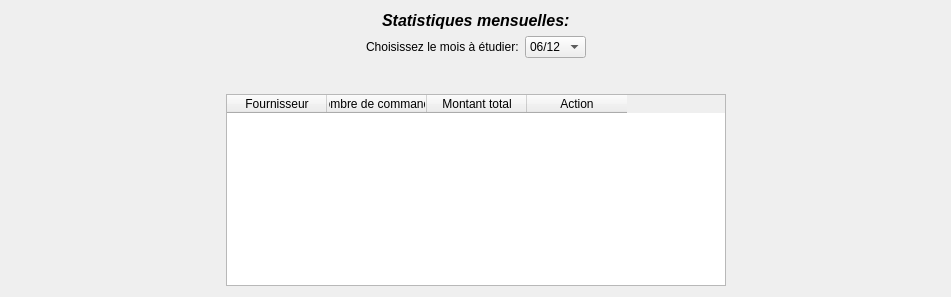
      <widget class="QWidget" name="page_Appli">
       <layout class="QGridLayout" name="gridLayout_8">
        <item row="2" column="1" rowspan="2">
         <widget class="QTableWidget" name="tableWidgetStat">
          <property name="minimumSize">
           <size>
            <width>500</width>
            <height>160</height>
           </size>
          </property>
          <property name="autoFillBackground">
           <bool>true</bool>
          </property>
          <property name="styleSheet">
           <string notr="true">QTableWidget { alignment: center;}</string>
          </property>
          <property name="alternatingRowColors">
           <bool>true</bool>
          </property>
          <property name="selectionBehavior">
           <enum>QAbstractItemView::SelectRows</enum>
          </property>
          <property name="showGrid">
           <bool>false</bool>
          </property>
          <property name="gridStyle">
           <enum>Qt::SolidLine</enum>
          </property>
          <property name="wordWrap">
           <bool>true</bool>
          </property>
          <property name="cornerButtonEnabled">
           <bool>false</bool>
          </property>
          <attribute name="horizontalHeaderCascadingSectionResizes">
           <bool>false</bool>
          </attribute>
          <attribute name="horizontalHeaderShowSortIndicator" stdset="0">
           <bool>false</bool>
          </attribute>
          <attribute name="verticalHeaderVisible">
           <bool>false</bool>
          </attribute>
          <column>
           <property name="text">
            <string>Fournisseur</string>
           </property>
          </column>
          <column>
           <property name="text">
            <string>nombre de commande</string>
           </property>
          </column>
          <column>
           <property name="text">
            <string>Montant total</string>
           </property>
          </column>
          <column>
           <property name="text">
            <string>Action</string>
           </property>
          </column>
         </widget>
        </item>
        <item row="2" column="0">
         <spacer name="horizontalSpacer_7">
          <property name="orientation">
           <enum>Qt::Horizontal</enum>
          </property>
          <property name="sizeHint" stdset="0">
           <size>
            <width>215</width>
            <height>20</height>
           </size>
          </property>
         </spacer>
        </item>
        <item row="0" column="1">
         <layout class="QGridLayout" name="gridLayout_7">
          <item row="1" column="0">
           <layout class="QGridLayout" name="gridLayout_4">
            <item row="0" column="0">
             <spacer name="horizontalSpacer_2">
              <property name="orientation">
               <enum>Qt::Horizontal</enum>
              </property>
              <property name="sizeHint" stdset="0">
               <size>
                <width>40</width>
                <height>20</height>
               </size>
              </property>
             </spacer>
            </item>
            <item row="0" column="1">
             <layout class="QGridLayout" name="gridLayout_3">
              <item row="0" column="0">
               <widget class="QLabel" name="label_2">
                <property name="text">
                 <string>Choisissez le mois à étudier:</string>
                </property>
               </widget>
              </item>
              <item row="0" column="1">
               <widget class="QComboBox" name="comboBox">
                <item>
                 <property name="text">
                  <string>06/12</string>
                 </property>
                </item>
                <item>
                 <property name="text">
                  <string>07/12</string>
                 </property>
                </item>
               </widget>
              </item>
             </layout>
            </item>
            <item row="0" column="2">
             <spacer name="horizontalSpacer_4">
              <property name="orientation">
               <enum>Qt::Horizontal</enum>
              </property>
              <property name="sizeHint" stdset="0">
               <size>
                <width>40</width>
                <height>20</height>
               </size>
              </property>
             </spacer>
            </item>
           </layout>
          </item>
          <item row="0" column="0">
           <layout class="QGridLayout" name="gridLayout_5">
            <item row="0" column="0">
             <layout class="QHBoxLayout" name="horizontalLayout_2">
              <property name="sizeConstraint">
               <enum>QLayout::SetMinimumSize</enum>
              </property>
              <property name="topMargin">
               <number>0</number>
              </property>
              <item>
               <spacer name="horizontalSpacer_6">
                <property name="orientation">
                 <enum>Qt::Horizontal</enum>
                </property>
                <property name="sizeHint" stdset="0">
                 <size>
                  <width>40</width>
                  <height>10</height>
                 </size>
                </property>
               </spacer>
              </item>
              <item>
               <widget class="QLabel" name="label">
                <property name="maximumSize">
                 <size>
                  <width>16777215</width>
                  <height>30</height>
                 </size>
                </property>
                <property name="font">
                 <font>
                  <pointsize>12</pointsize>
                  <weight>75</weight>
                  <italic>true</italic>
                  <bold>true</bold>
                 </font>
                </property>
                <property name="text">
                 <string>Statistiques mensuelles:</string>
                </property>
               </widget>
              </item>
              <item>
               <spacer name="horizontalSpacer_5">
                <property name="orientation">
                 <enum>Qt::Horizontal</enum>
                </property>
                <property name="sizeHint" stdset="0">
                 <size>
                  <width>40</width>
                  <height>10</height>
                 </size>
                </property>
               </spacer>
              </item>
             </layout>
            </item>
           </layout>
          </item>
         </layout>
        </item>
        <item row="3" column="2">
         <spacer name="horizontalSpacer_8">
          <property name="orientation">
           <enum>Qt::Horizontal</enum>
          </property>
          <property name="sizeHint" stdset="0">
           <size>
            <width>214</width>
            <height>20</height>
           </size>
          </property>
         </spacer>
        </item>
        <item row="1" column="1">
         <spacer name="verticalSpacer">
          <property name="orientation">
           <enum>Qt::Vertical</enum>
          </property>
          <property name="sizeType">
           <enum>QSizePolicy::Fixed</enum>
          </property>
          <property name="sizeHint" stdset="0">
           <size>
            <width>20</width>
            <height>30</height>
           </size>
          </property>
         </spacer>
        </item>
       </layout>
      </widget>
